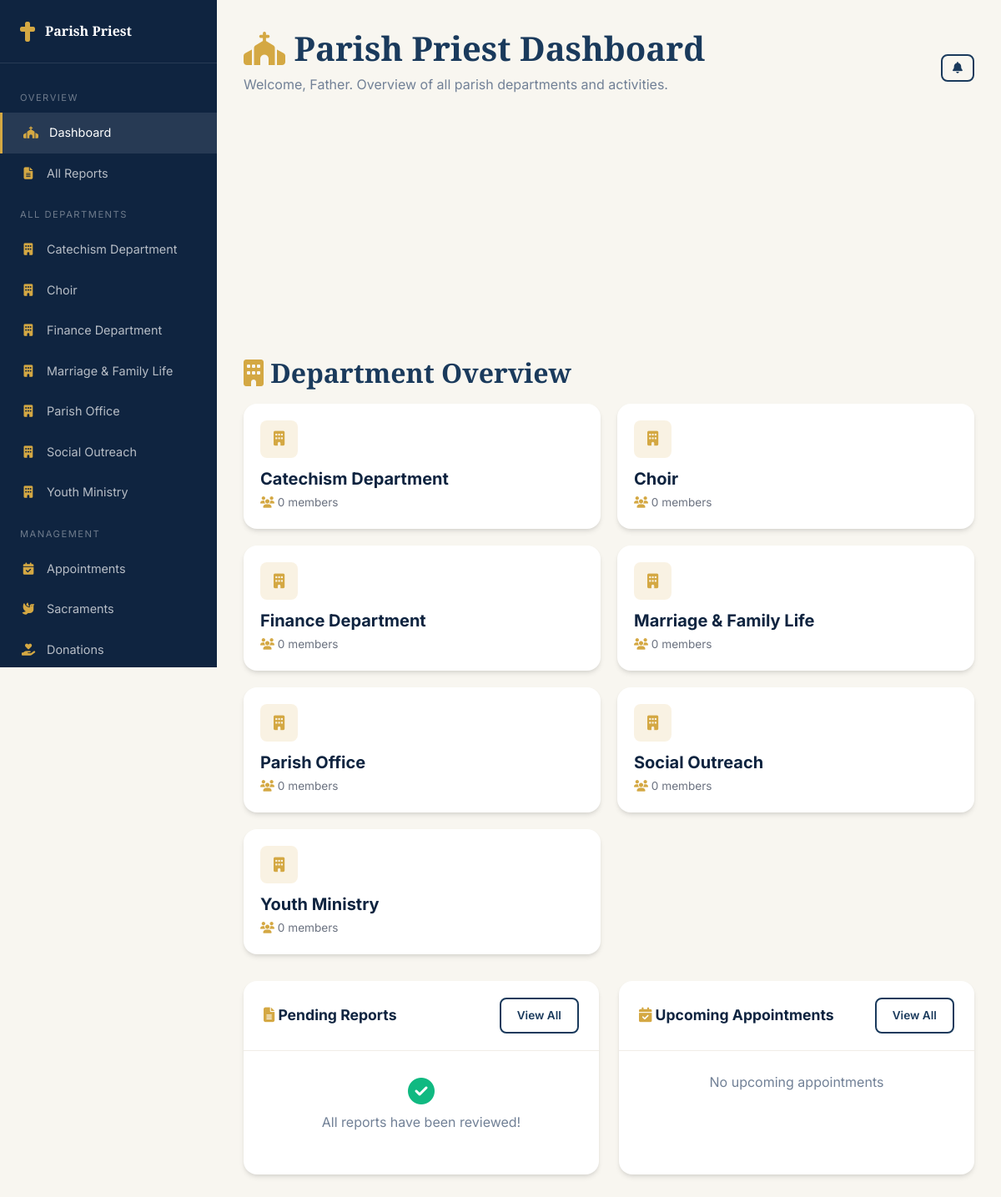
Screenshot of /priest/dashboard.php (signed in) with the database file from the repository.
### tables this page shows
CREATE TABLE departments (
    id INT AUTO_INCREMENT PRIMARY KEY,
    name VARCHAR(150) NOT NULL,
    slug VARCHAR(150) UNIQUE NOT NULL,
    description TEXT,
    head_user_id INT,
    email VARCHAR(255),
    phone VARCHAR(20),
    is_active TINYINT(1) DEFAULT 1,
    created_at TIMESTAMP DEFAULT CURRENT_TIMESTAMP,
    updated_at TIMESTAMP DEFAULT CURRENT_TIMESTAMP ON UPDATE CURRENT_TIMESTAMP,
    FOREIGN KEY (head_user_id) REFERENCES users(id) ON DELETE SET NULL
);

### config/database.php (called while the page is built, shortened)
<?php
class Database {
    private static $instance = null;
    private $connection;
    private function __construct() {
        try {
            $dsn = "mysql:host=" . DB_HOST . ";dbname=" . DB_NAME . ";charset=" . DB_CHARSET;
            $this->connection = new PDO($dsn, DB_USER, DB_PASS, [
                PDO::ATTR_ERRMODE => PDO::ERRMODE_EXCEPTION,
                PDO::ATTR_DEFAULT_FETCH_MODE => PDO::FETCH_ASSOC,
                PDO::ATTR_EMULATE_PREPARES => false,
            ]);
        } catch (PDOException $e) {
            error_log("Database connection failed: " . $e->getMessage());
            die("Database connection failed. Please try again later.");
        }
    }
    public static function getInstance() {
        if (self::$instance === null) {
            self::$instance = new self();
        }
        return self::$instance;
    }
    public function query($sql, $params = []) {
        $stmt = $this->connection->prepare($sql);
        $stmt->execute($params);
        return $stmt;
    }
    public function fetchAll($sql, $params = []) {
        return $this->query($sql, $params)->fetchAll();
    }
}

### config/app.php (called while the page is built, shortened)
<?php
require_once APP_ROOT . '/config/database.php';
function sanitize($input) {
    return htmlspecialchars(trim($input), ENT_QUOTES, 'UTF-8');
}

### priest/dashboard.php (the view, shortened to what this page needs)
<?php
require_once __DIR__ . '/../config/app.php';
$db = Database::getInstance();
$departments = $db->fetchAll(
    "SELECT d.*,
     (SELECT COUNT(*) FROM department_members WHERE department_id = d.id) as member_count,
     (SELECT COUNT(*) FROM department_reports WHERE department_id = d.id AND status = 'submitted') as pending_reports,
     u.first_name as head_first, u.last_name as head_last
     FROM departments d LEFT JOIN users u ON d.head_user_id = u.id
     WHERE d.is_active = 1 ORDER BY d.name"
);
$pendingReports = $db->fetchAll(
    "SELECT dr.*, d.name as dept_name, u.first_name, u.last_name
     FROM department_reports dr
     INNER JOIN departments d ON dr.department_id = d.id
     LEFT JOIN users u ON dr.submitted_by = u.id
     WHERE dr.status = 'submitted'
     ORDER BY dr.created_at DESC LIMIT 10"
);
$priestAppointments = $db->fetchAll(
    "SELECT a.*, u.first_name, u.last_name, d.name as dept_name
     FROM appointments a
     LEFT JOIN users u ON a.user_id = u.id
     LEFT JOIN departments d ON a.department_id = d.id
     WHERE a.appointment_date >= CURDATE() AND a.status IN ('pending','approved')
     ORDER BY a.appointment_date ASC, a.start_time ASC LIMIT 10"
);
?>
<!DOCTYPE html>
<html lang="en">
<head>
    <link rel="stylesheet" href="https://cdnjs.cloudflare.com/ajax/libs/font-awesome/6.5.1/css/all.min.css">
    <link rel="stylesheet" href="/holy-trinity/assets/css/style.css">
</head>
<body>
    <div class="dashboard-layout">
        <aside class="sidebar">
            <div class="sidebar-brand"><i class="fas fa-cross"></i><span>Parish Priest</span></div>
            <nav class="sidebar-menu">
                <div class="sidebar-section">Overview</div>
                <a href="/holy-trinity/priest/dashboard.php" class="active"><i class="fas fa-church"></i> Dashboard</a>
                <a href="/holy-trinity/priest/reports.php"><i class="fas fa-file-alt"></i> All Reports </a>
                <div class="sidebar-section">All Departments</div>
                <?php foreach ($departments as $d): ?>
                    <a href="/holy-trinity/department/dashboard.php?dept=<?= $d['id'] ?>">
                        <i class="fas fa-building"></i> <?= sanitize($d['name']) ?>
                    </a>
                <?php endforeach; ?>
                <div class="sidebar-section">Management</div>
                <a href="/holy-trinity/admin/appointments.php"><i class="fas fa-calendar-check"></i> Appointments</a>
                <a href="/holy-trinity/admin/sacraments.php"><i class="fas fa-dove"></i> Sacraments</a>
                <a href="/holy-trinity/admin/donations.php"><i class="fas fa-hand-holding-heart"></i> Donations</a>
            </nav>
        </aside>
        <div class="dashboard-main">
            <div style="display:flex; justify-content:space-between; align-items:center; margin-bottom:1.5rem; flex-wrap:wrap; gap:1rem;">
                <div>
                    <h1 style="font-family:var(--font-heading); color:var(--primary); margin-bottom:0.25rem;">
                        <i class="fas fa-church" style="color:var(--gold);"></i> Parish Priest Dashboard
                    </h1>
                    <p class="text-muted">Welcome, <?= sanitize($_SESSION['user_first'] ?? 'Father') ?>. Overview of all parish departments and activities.</p>
                </div>
                <div style="display:flex; align-items:center; gap:1rem;">
                    <?php include __DIR__ . '/../includes/notifications.php'; ?>
                </div>
            </div>
            <div class="stats-grid">
            </div>
            <h2 style="font-family:var(--font-heading); color:var(--primary); margin:2rem 0 1rem;"><i class="fas fa-building" style="color:var(--gold);"></i> Department Overview</h2>
            <div style="display:grid; grid-template-columns:repeat(auto-fit, minmax(280px, 1fr)); gap:1.25rem; margin-bottom:2rem;">
                <?php foreach ($departments as $d): ?>
                <a href="/holy-trinity/department/dashboard.php?dept=<?= $d['id'] ?>" class="card" style="text-decoration:none; color:inherit; transition:transform 0.2s, box-shadow 0.2s;" onmouseover="this.style.transform='translateY(-3px)'; this.style.boxShadow='0 8px 25px rgba(0,0,0,0.1)';" onmouseout="this.style.transform=''; this.style.boxShadow='';">
                    <div class="card-body" style="padding:1.25rem;">
                        <div style="display:flex; justify-content:space-between; align-items:flex-start; margin-bottom:0.75rem;">
                            <div style="width:45px; height:45px; border-radius:var(--radius); background:rgba(212,168,67,0.15); display:flex; align-items:center; justify-content:center;">
                                <i class="fas fa-building" style="color:var(--gold); font-size:1.1rem;"></i>
                            </div>
                        </div>
                        <h4 style="margin-bottom:0.25rem; font-family:var(--font-body);"><?= sanitize($d['name']) ?></h4>
                        <div style="font-size:0.85rem; color:var(--gray);">
                            <span><i class="fas fa-users" style="color:var(--gold);"></i> <?= $d['member_count'] ?> members</span>
                        </div>
                    </div>
                </a>
                <?php endforeach; ?>
            </div>
            <div class="grid-2">
                <div class="card">
                    <div class="card-header">
                        <h3><i class="fas fa-file-alt" style="color:var(--gold);"></i> Pending Reports</h3>
                        <a href="/holy-trinity/priest/reports.php" class="btn btn-sm btn-outline">View All</a>
                    </div>
                    <div class="card-body" style="padding:0;">
                        <?php if (empty($pendingReports)): ?>
                            <div style="padding:2rem; text-align:center;">
                                <i class="fas fa-check-circle" style="font-size:2rem; color:var(--success); margin-bottom:0.5rem; display:block;"></i>
                                <p class="text-muted">All reports have been reviewed!</p>
                            </div>
                        <?php endif; ?>
                    </div>
                </div>
                <div class="card">
                    <div class="card-header">
                        <h3><i class="fas fa-calendar-check" style="color:var(--gold);"></i> Upcoming Appointments</h3>
                        <a href="/holy-trinity/admin/appointments.php" class="btn btn-sm btn-outline">View All</a>
                    </div>
                    <div class="card-body" style="padding:0;">
                        <?php if (empty($priestAppointments)): ?>
                            <p class="text-muted text-center" style="padding:1.5rem;">No upcoming appointments</p>
                        <?php endif; ?>
                    </div>
                </div>
            </div>
        </div>
    </div>
</body>
</html>

### assets/css/style.css (style rules this page uses)
:root { --primary: #1a3a5c; --primary-dark: #0f2440; --primary-light: #2a5a8c; --secondary: #c9a84c; --secondary-light: #e0c76e; --accent: #8b1a1a; --accent-light: #b22222; --gold: #d4a843; --gold-light: #f0d68a; --white: #ffffff; --off-white: #f8f6f0; --light-gray: #f0ede6; --gray: #6b7280; --dark-gray: #374151; --dark: #1f2937; --text: #2d3748; --text-light: #718096; --success: #10b981; --warning: #f59e0b; --error: #ef4444; --info: #3b82f6; --shadow: 0 4px 6px -1px rgba(0,0,0,0.1), 0 2px 4px -1px rgba(0,0,0,0.06); --shadow-lg: 0 10px 25px -5px rgba(0,0,0,0.15), 0 8px 10px -6px rgba(0,0,0,0.1); --shadow-xl: 0 20px 40px -10px rgba(0,0,0,0.2); --radius: 8px; --radius-lg: 16px; --transition: all 0.3s ease; --font-heading: 'Cinzel', serif; --font-body: 'Inter', sans-serif; }
*, *::before, *::after { margin: 0; padding: 0; box-sizing: border-box; }
html { scroll-behavior: smooth; font-size: 16px; }
body { font-family: var(--font-body); color: var(--text); line-height: 1.7; background: var(--off-white); overflow-x: hidden; }
a { text-decoration: none; color: inherit; transition: var(--transition); }
h1, h2, h3, h4, h5, h6 { font-family: var(--font-heading); color: var(--primary-dark); line-height: 1.3; margin-bottom: 0.5em; }
h1 { font-size: 2.5rem; }
h2 { font-size: 2rem; }
h3 { font-size: 1.5rem; }
h4 { font-size: 1.25rem; }
p { margin-bottom: 1rem; }
.btn { display: inline-flex; align-items: center; gap: 0.5rem; padding: 0.8rem 1.8rem; font-family: var(--font-body); font-size: 0.95rem; font-weight: 600; border: 2px solid transparent; border-radius: var(--radius); cursor: pointer; transition: var(--transition); text-align: center; white-space: nowrap; }
.btn-outline { background: transparent; color: var(--primary); border-color: var(--primary); }
.btn-sm { padding: 0.5rem 1.2rem; font-size: 0.85rem; }
.card { background: var(--white); border-radius: var(--radius-lg); box-shadow: var(--shadow); overflow: hidden; transition: var(--transition); }
.card-header { padding: 1.25rem 1.5rem; border-bottom: 1px solid var(--light-gray); display: flex; justify-content: space-between; align-items: center; }
.card-header h3 { font-family: var(--font-body); font-size: 1.1rem; margin-bottom: 0; }
.card-body { padding: 1.5rem; }
.dashboard-layout { display: grid; grid-template-columns: 260px 1fr; min-height: 100vh; }
.sidebar { background: var(--primary-dark); color: var(--white); padding: 1.5rem 0; position: sticky; top: 0; height: 100vh; overflow-y: auto; }
.sidebar-brand { padding: 0 1.5rem 1.5rem; border-bottom: 1px solid rgba(255,255,255,0.1); margin-bottom: 1rem; display: flex; align-items: center; gap: 0.75rem; }
.sidebar-brand i { font-size: 1.5rem; color: var(--gold); }
.sidebar-brand span { font-family: var(--font-heading); font-size: 1rem; font-weight: 600; }
.sidebar-menu a { display: flex; align-items: center; gap: 0.75rem; padding: 0.75rem 1.5rem; color: rgba(255,255,255,0.7); font-size: 0.9rem; transition: var(--transition); }
.sidebar-menu a:hover, .sidebar-menu a.active { background: rgba(255,255,255,0.1); color: var(--white); border-left: 3px solid var(--gold); }
.sidebar-menu a i { width: 20px; text-align: center; color: var(--gold); }
.sidebar-section { padding: 1rem 1.5rem 0.5rem; font-size: 0.7rem; text-transform: uppercase; letter-spacing: 1.5px; color: rgba(255,255,255,0.4); }
.dashboard-main { padding: 2rem; background: var(--off-white); }
.stats-grid { display: grid; grid-template-columns: repeat(auto-fit, minmax(240px, 1fr)); gap: 1.5rem; margin-bottom: 2rem; }
.text-center { text-align: center; }
.text-muted { color: var(--text-light); }
.grid-2 { display: grid; grid-template-columns: 1fr 1fr; gap: 1.5rem; }

### rows the page displays
departments: name "Catechism Department", member_count "0"
departments: name "Choir", member_count "0"
departments: name "Finance Department", member_count "0"
departments: name "Marriage & Family Life", member_count "0"
departments: name "Parish Office", member_count "0"
departments: name "Social Outreach", member_count "0"
departments: name "Youth Ministry", member_count "0"

### other values shown
$_SESSION['user_first'] "Father"
